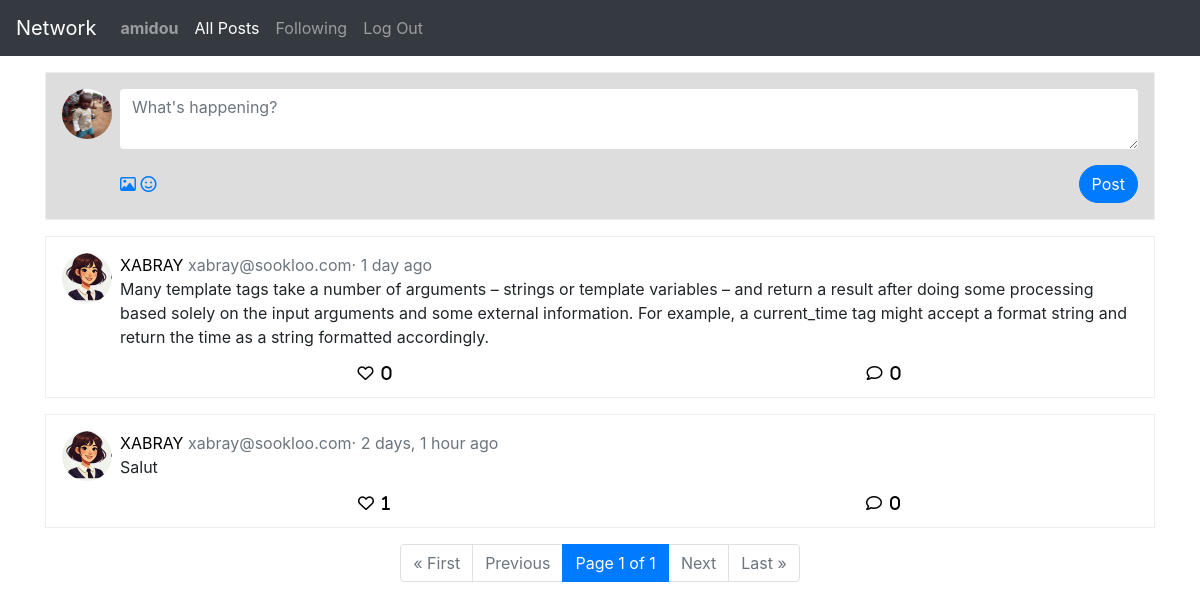
The app's page /following (signed in), older data.
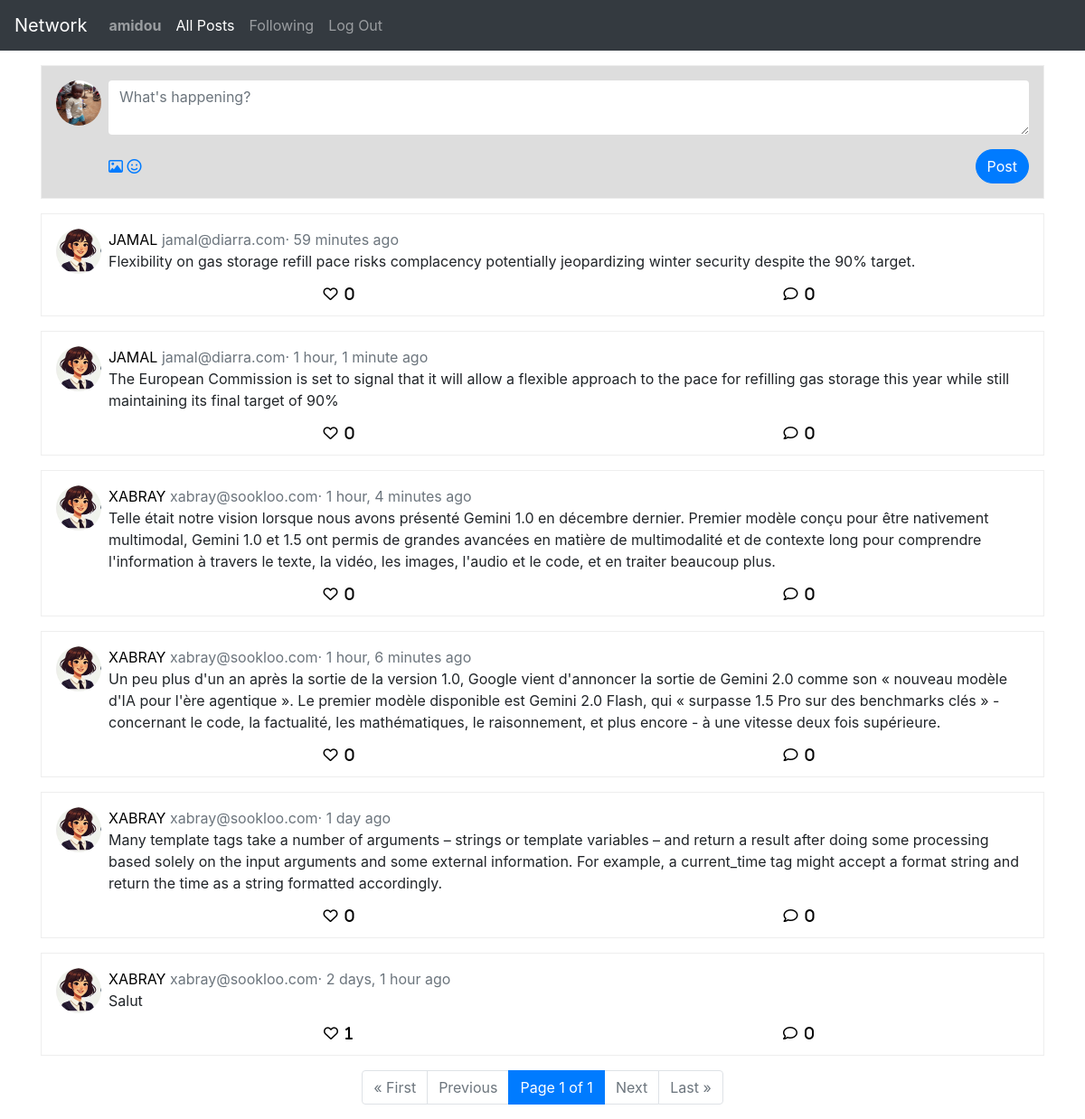
The same page, newer data.
### network/models.py (models this page shows, shortened)
class Post(models.Model):
    user = models.ForeignKey(User, on_delete=models.CASCADE)
    content = models.TextField()
    created_at = models.DateTimeField(auto_now_add=True)

class User(AbstractUser):
    bio = models.TextField(blank=True)
    user_img = models.ImageField(upload_to='user_images/', default="user_images/blank_user_img.png")

### network/views.py (the view)
# urls.py: path("following", views.following, name="following"),
@login_required
def following(request):
    following = Follow.objects.filter(follower=request.user)
    posts_list = Post.objects.filter(user__in=[f.following for f in following]).order_by('-created_at')
    paginator = Paginator(posts_list, 10)
    page_number = request.GET.get('page')
    posts = paginator.get_page(page_number)
    return render(request, "network/following.html", context={
        'following': following,
        'posts': posts
    })

### network/templates/network/following.html (shortened to what this page needs)
{% extends "network/layout.html" %}
{% block body %}
        {% if user.is_authenticated %}
        <div class="post-box compose">
            <div class="d-flex">
                <img src="{{  user.user_img.url }}" class="profile-img me-2 mr-2" alt="Profile">
                <div class="flex-grow-1">
                    <form action="{% url 'post_add' %}" method="post">
                        <textarea name="content" class="form-control border-0" placeholder="What's happening?" required></textarea>
                        <div class="d-flex justify-content-between align-items-center mt-3">
                            <div>
                                <i class="far fa-image text-primary"></i>
                                <i class="far fa-smile text-primary ms-3"></i>
                            </div>
                            <input type="submit" class="btn btn-primary rounded-pill" value="Post"/>
                        </div>
                    </form>
                </div>
            </div>
        </div>
        {% endif %}
        <div class="posts">
            {% for post in posts%}
            <div class="post-box">
                <div class="d-flex">
                    <img src="{{ post.user.user_img.url }}" class="profile-img me-2 mr-2" alt="Profile">
                    <div class="d-flex flex-column flex-grow-1">
                        <div class="mb-0">
                            <a href="{% url 'profile' post.user.username %}">{{post.user.username|upper}} </a>
                            <span class="text-muted">
                                {{post.user.email}}·
                                {{post.created_at|timesince }} ago
                            </span>
                        </div>
                        <p>
                            {{post.content}}
                        </p>
                        <div class="d-flex justify-content-around w-100">
                            <a href="#" class="far fa-heart"><span class="pl-2">{{ post.likes.count }}</span></a>
                            <a href="#" class="far fa-comment"><span class="pl-2">0</span></a>
                        </div>
                    </div>
                </div>
            </div>
            {% endfor %}
            <nav aria-label="Page navigation example" class="d-flex justify-content-center">
                <ul class="pagination">
                    {% if posts.has_previous %}
                        <li class="page-item"><a class="page-link" href="?page=1">&laquo; First</a></li>
                        <li class="page-item"><a class="page-link" href="?page={{ posts.previous_page_number }}">Previous</a></li>
                    {% else %}
                        <li class="page-item disabled"><span class="page-link">&laquo; First</span></li>
                        <li class="page-item disabled"><span class="page-link">Previous</span></li>
                    {% endif %}
                    <li class="page-item active"><span class="page-link">Page {{ posts.number }} of {{ posts.paginator.num_pages }}</span></li>
                    {% if posts.has_next %}
                        <li class="page-item"><a class="page-link" href="?page={{ posts.next_page_number }}">Next</a></li>
                        <li class="page-item"><a class="page-link" href="?page={{ posts.paginator.num_pages }}">Last &raquo;</a></li>
                    {% else %}
                        <li class="page-item disabled"><span class="page-link">Next</span></li>
                        <li class="page-item disabled"><span class="page-link">Last &raquo;</span></li>
                    {% endif %}
                </ul>
            </nav>
        </div>
{% endblock %}

Row changes from the older to the newer data that the page shows:
added Post: user.user_img (placeholder picture), user.username "JAMAL", user.email "jamal@diarra.com", created_at "59 minutes", content "Flexibility on gas storage refill pace risks complacency potentially jeopardizing winter security despite the 90% target.", likes.count "0"
added Post: user.user_img (placeholder picture), user.username "JAMAL", user.email "jamal@diarra.com", created_at "1 hour, 1 minute", content "The European Commission is set to signal that it will allow a flexible approach to the pace for refilling gas storage this year while still maintaining its final target of 90%", likes.count "0"
added Post: user.user_img (placeholder picture), user.username "XABRAY", user.email "xabray@sookloo.com", created_at "1 hour, 4 minutes", content "Telle était notre vision lorsque nous avons présenté Gemini 1.0 en décembre dernier. Premier modèle conçu pour être nativement multimodal, Gemini 1.0 et 1.5 ont permis de grandes avancées en matière de multimodalité et de contexte long pour comprendre l'information à travers le texte, la vidéo, les images, l'audio et le code, et en traiter beaucoup plus.", likes.count "0"
added Post: user.user_img (placeholder picture), user.username "XABRAY", user.email "xabray@sookloo.com", created_at "1 hour, 6 minutes", content "Un peu plus d'un an après la sortie de la version 1.0, Google vient d'annoncer la sortie de Gemini 2.0 comme son « nouveau modèle d'IA pour l'ère agentique ». Le premier modèle disponible est Gemini 2.0 Flash, qui « surpasse 1.5 Pro sur des benchmarks clés » - concernant le code, la factualité, les mathématiques, le raisonnement, et plus encore - à une vitesse deux fois supérieure.", likes.count "0"
